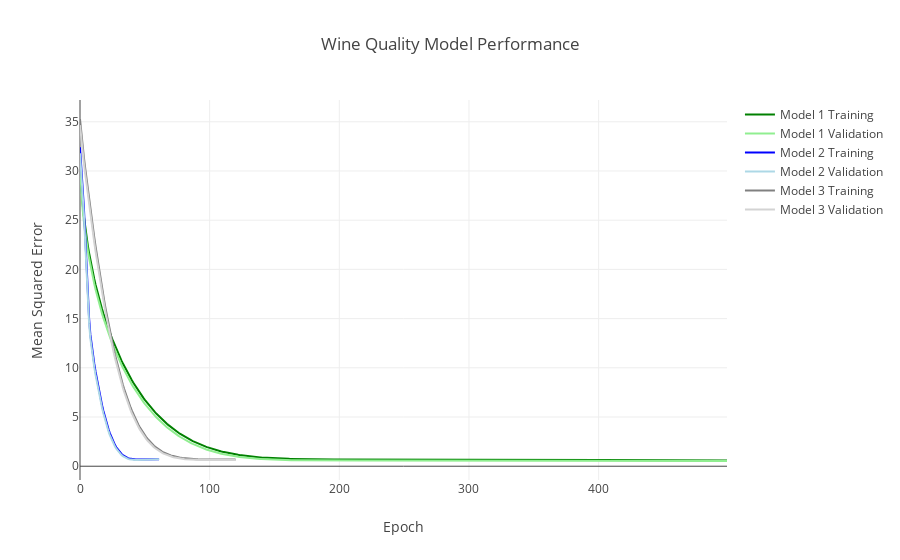

The code cell stored with this chart in its notebook:
### Markdown cell above
Visualise all three models development

### Code cell
trace1 = go.Scatter(
    x=[i for i in range(len(train_loss1))],
    y=train_loss1,
    name='Model 1 Training',
    line=dict(color="green")
)
trace2 = go.Scatter(
    x=[i for i in range(len(train_loss1))],
    y=val_loss1,
    name='Model 1 Validation',
    line=dict(color="lightgreen")
)
trace3 = go.Scatter(
    x=[i for i in range(len(train_loss2))],
    y=train_loss2,
    name='Model 2 Training',
    line=dict(color="blue")
)
trace4 = go.Scatter(
    x=[i for i in range(len(train_loss2))],
    y=val_loss2,
    name='Model 2 Validation',
    line=dict(color="lightblue")
)
trace5 = go.Scatter(
    x=[i for i in range(len(train_loss3))],
    y=train_loss3,
    name='Model 3 Training',
    line=dict(color="gray")
)
trace6 = go.Scatter(
    x=[i for i in range(len(train_loss3))],
    y=val_loss3,
    name='Model 3 Validation',
    line=dict(color="lightgray")
)

data = [trace1, trace2, trace3, trace4, trace5, trace6]
layout = go.Layout(
    title='Wine Quality Model Performance',
    yaxis=dict(
        title='Mean Squared Error'
    ),
    xaxis=dict(
        title='Epoch'
    ),
)
fig = go.Figure(data=data, layout=layout)
iplot(fig)
